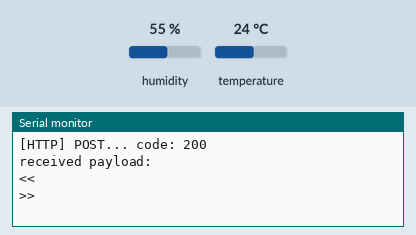
Recording of a sketch running on a simulated ESP8266 (NodeMCU). On the bench: the last lines printed to the serial monitor. The test bench sets the inputs (shaded band); at power-on: humidity 55 %, temperature 24 °C. WiFi joins after 1.5 s; servers stay silent unless stated; network time is answered at once with the bench clock; uploads are accepted with an empty reply; the local clock reads 2024-03-15 10:24:30 at power-on unless the sketch sets it.

Above: at 2.7 s.
2.8 s: humidity set to 22 %
At 6.94 s:
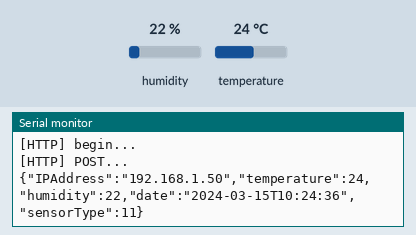
8.7 s: temperature set to 12 °C
At 12.17 s:
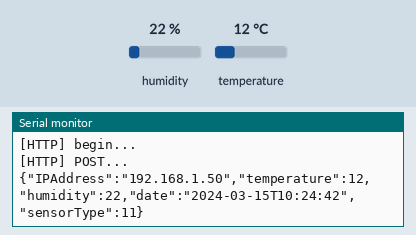
14.6 s: humidity set to 40 %
At 17.4 s:
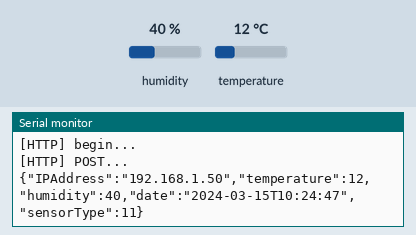
Timing chart, 0 to 18.9 s (numbered marks = the images above; inputs shaded):
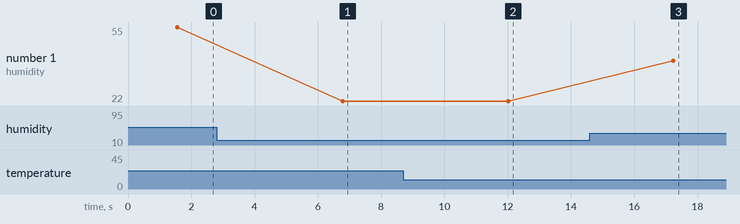

The sketch:

arduino-esp8266.ino
```cpp
#include "DHT.h"
#define DHTPIN 2
#define DHTTYPE DHT11
DHT dht(DHTPIN, DHTTYPE);

const long updateInterval = 5000; // in ms

#include <NTPClient.h>
#include <WiFiUdp.h>
// Define NTP Client to get time
const long utcOffset = 3600;
WiFiUDP ntpUDP;
NTPClient timeClient(ntpUDP, "it.pool.ntp.org", utcOffset);

#include <ESP8266WiFi.h>
#include <ESP8266HTTPClient.h>
#define SERVER_IP "192.168.188.71" // LAN = 192.168.188.63   WiFi = 192.168.188.71   HOTSPOT = 192.168.43.79
//#define SERVER_HOST "http://iotemperature.pythonanywhere.com" // SERVER_HOST
const char* ssid = "SSID";
const char* password = "PASSWORD";
IPAddress myIPAddress;

#include <ArduinoJson.h>
const size_t capacity = JSON_OBJECT_SIZE(5) + 100;


void setup() {
  Serial.begin(115200);

  Serial.println();
  Serial.println();
  Serial.println();

  WiFi.begin(ssid, password);

  while (WiFi.status() != WL_CONNECTED) {
    delay(500);
    Serial.print(".");
  }
  Serial.println("");
  Serial.print("Connected! IP address: ");
  myIPAddress = WiFi.localIP();
  Serial.println(myIPAddress);

  timeClient.begin();

  dht.begin();
}

void loop() {
  // wait for WiFi connection
  if ((WiFi.status() == WL_CONNECTED)) {
    timeClient.update();

    WiFiClient client;
    HTTPClient http;

    Serial.print("[HTTP] begin...\n");
    http.begin(client, SERVER_IP, 8000, "/update/"); // LOCALHOST
    //http.begin(client, SERVER_HOST"/update/");     // SERVER_HOST

    http.addHeader("Content-Type", "application/json");
    Serial.print("[HTTP] POST...\n");
    // start connection and send HTTP header and body

    DynamicJsonDocument doc(capacity);
    String httpRequestJSON;

    doc["IPAddress"] = myIPAddress.toString();
    doc["temperature"] = dht.readTemperature();
    doc["humidity"] = dht.readHumidity();
    doc["date"] = getFullFormattedTime(timeClient);
    doc["sensorType"] = DHTTYPE;

    serializeJson(doc, httpRequestJSON);

    Serial.println(httpRequestJSON);
    int httpCode = http.POST(httpRequestJSON);

    // httpCode will be negative on error
    if (httpCode > 0) {
      // HTTP header has been send and Server response header has been handled
      Serial.printf("[HTTP] POST... code: %d\n", httpCode);

      // file found at server
      if (httpCode == HTTP_CODE_OK) {
        const String& payload = http.getString();
        Serial.println("received payload:\n<<");
        Serial.println(payload);
        Serial.println(">>");
      }
    } else {
      Serial.printf("[HTTP] POST... failed, error: %s\n", http.errorToString(httpCode).c_str());
    }

    http.end();
  }

  delay(updateInterval);
}


String getFullFormattedTime(NTPClient timeClient) {
  time_t rawtime = timeClient.getEpochTime();
  struct tm * ti;
  ti = localtime (&rawtime);

  uint16_t year = ti->tm_year + 1900;
  String yearStr = String(year);

  uint8_t month = ti->tm_mon + 1;
  String monthStr = month < 10 ? "0" + String(month) : String(month);

  uint8_t day = ti->tm_mday;
  String dayStr = day < 10 ? "0" + String(day) : String(day);

  uint8_t hours = ti->tm_hour;
  String hoursStr = hours < 10 ? "0" + String(hours) : String(hours);

  uint8_t minutes = ti->tm_min;
  String minuteStr = minutes < 10 ? "0" + String(minutes) : String(minutes);

  uint8_t seconds = ti->tm_sec;
  String secondStr = seconds < 10 ? "0" + String(seconds) : String(seconds);

  return yearStr + "-" + monthStr + "-" + dayStr + "T" + hoursStr + ":" + minuteStr + ":" + secondStr;
}
```

Measured:
- after the input at 2.8 s, the serial monitor: prints a new line after 4.0 s (image 1)
- after the input at 8.7 s, the serial monitor: prints a new line after 3.3 s (image 2)
- after the input at 14.6 s, the serial monitor: prints a new line after 2.6 s (image 3)
- plotted number 1: 55 → 22 after the input at 2.8 s, 22 → 40 after the input at 14.6 s
